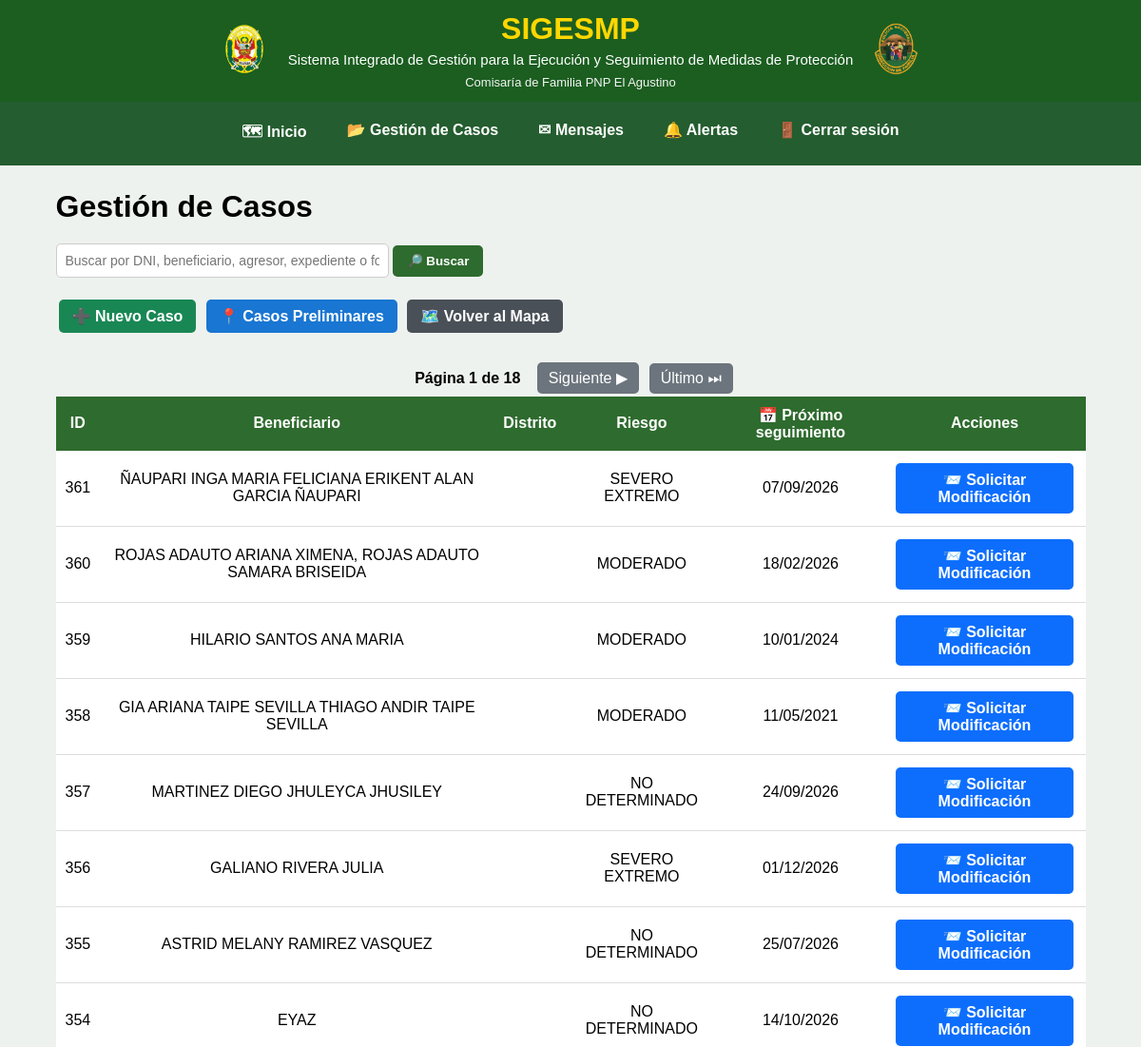
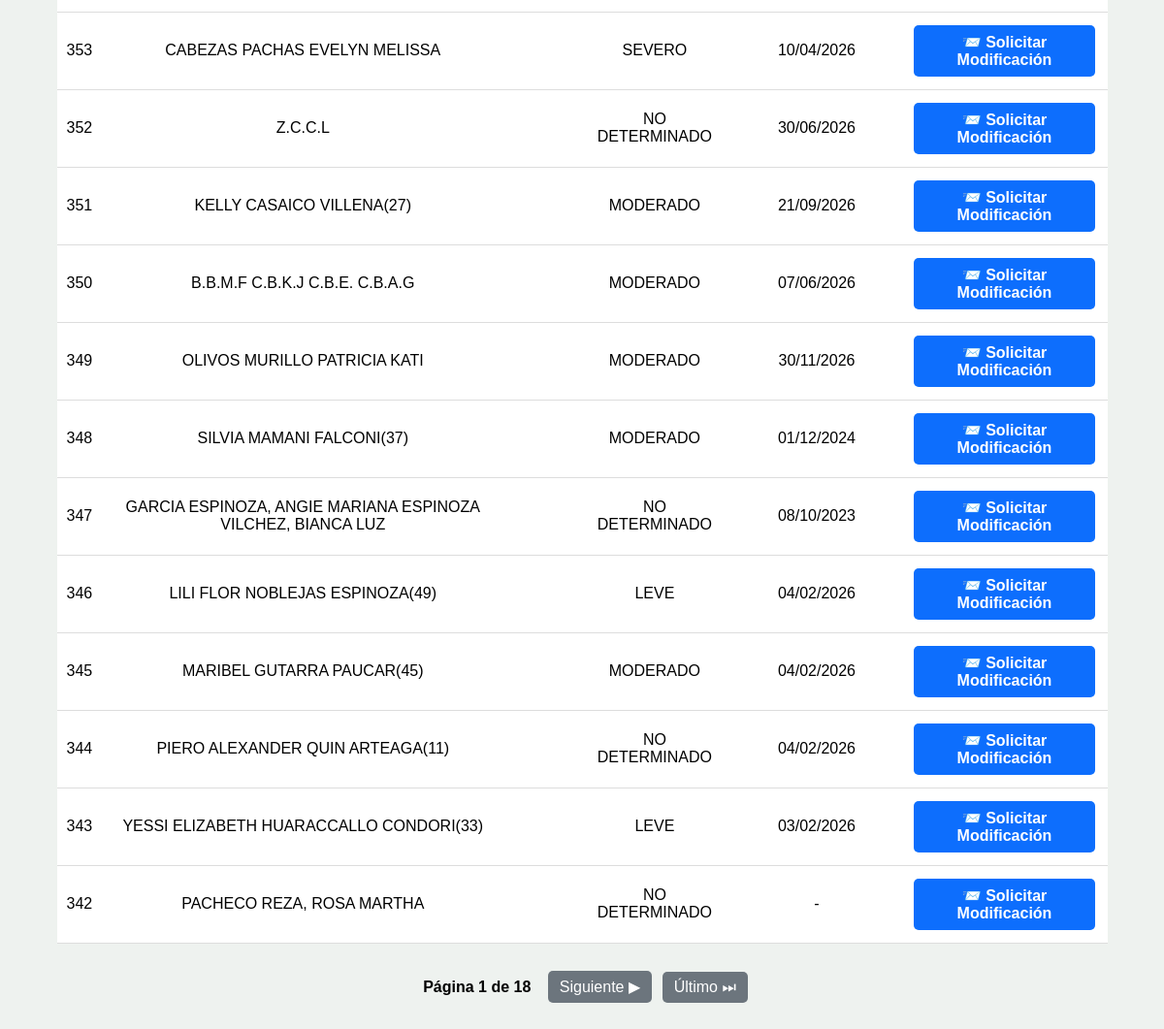
The page /gestion-casos/ (signed in) on the database its author committed (2 pictures, top to bottom).
### mapa/models.py (models this page shows, shortened)
class Caso(models.Model):
    RIESGOS = [
        ("LEVE", "Leve"),
        ("MODERADO", "Moderado"),
        ("SEVERO", "Severo"),
        ("SEVERO EXTREMO", "Severo extremo"),
        ("NO DETERMINADO", "No determinado"),
    ]
    NOTIFICACION = [
        ("PENDIENTE", "Pendiente"),
        ("NOTIFICADO", "Notificado"),
    ]
    TIPO_VIOLENCIA = [
        ("FISICA", "Física"),
        ("PSICOLOGICA", "Psicológica"),
        ("SEXUAL", "Sexual"),
        ("ECONOMICA", "Económica o Patrimonial"),
    ]
    ESTADO_UBICACION_AGRESOR = [
        ("UBICADO", "Ubicado"),
        ("NO UBICADO", "No ubicado"),
    ]
    beneficiario = models.CharField(max_length=200, blank=True)
    dni_beneficiario = models.CharField(
        max_length=8,
        blank=True
    )
    domicilio = models.CharField(max_length=300, blank=True)
    nivel_riesgo = models.CharField(
        max_length=30,
        choices=RIESGOS,
        blank=True
    )
    region_denuncia = models.ForeignKey(
        Region,
        on_delete=models.PROTECT,
        related_name="casos_denuncia_region",
        null=True,
        blank=True,
    )
    provincia_denuncia = models.ForeignKey(
        Provincia,
        on_delete=models.PROTECT,
        related_name="casos_denuncia_provincia",
        null=True,
        blank=True,
    )
    distrito_denuncia = models.ForeignKey(
        Distrito,
        on_delete=models.PROTECT,
        related_name="casos_denuncia_distrito",
        null=True,
        blank=True,
    )
    region_medida = models.ForeignKey(
        Region,
        on_delete=models.PROTECT,
        related_name="casos_medida_region",
        null=True,
        blank=True,
    )
    provincia_medida = models.ForeignKey(
        Provincia,
        on_delete=models.PROTECT,
        related_name="casos_medida_provincia",
        null=True,
        blank=True,
    )
    distrito_medida = models.ForeignKey(
        Distrito,
        on_delete=models.PROTECT,
        related_name="casos_medida_distrito",
        null=True,
        blank=True,
)
    comisaria_denuncia = models.CharField(
        max_length=150,
        verbose_name="Comisaría donde se interpuso la denuncia"
    )
    comisaria_medida = models.CharField(
        max_length=150,
        verbose_name="Comisaría de Familia responsable"
    )
    efectivo = models.CharField(max_length=100, blank=True)
    responsable = models.ForeignKey(
    User,
    null=True,
    blank=True,
    on_delete=models.SET_NULL,
    related_name="casos_asignados"
    )
    folder = models.CharField(max_length=100, blank=True)
    expediente = models.CharField(max_length=100, blank=True)
    agresor = models.CharField(
        max_length=200,
        blank=True
    )
    dni_agresor = models.CharField(
        max_length=8,
        blank=True
    )
    telefono_agresor = models.CharField(
        "Teléfono del agresor",
        max_length=50,
        blank=True
    )
    direccion_agresor = models.CharField(
        "Dirección del agresor",
        max_length=300,
        blank=True
    )
    agresor_registro = models.ForeignKey(
    "Agresor",
    on_delete=models.SET_NULL,
    null=True,
    blank=True,
    related_name="casos"
)
    estado_ubicacion_agresor = models.CharField(
        "Estado de ubicación del agresor",
        max_length=15,
        choices=ESTADO_UBICACION_AGRESOR,
        default="NO UBICADO"
    )
    latitud_agresor = models.FloatField(
        null=True,
        blank=True
    )
    longitud_agresor = models.FloatField(
        null=True,
        blank=True
    )
    telefono = models.CharField(
        "Teléfono de la beneficiaria",
        max_length=50,
        blank=True
    )
    fecha_denuncia = models.DateField(
        "Fecha de la denuncia",
        null=True,
        blank=True
    )
    violencia_fisica = models.BooleanField(
        "Violencia física",
        default=False
    )
    violencia_psicologica = models.BooleanField(
        "Violencia psicológica",
        default=False
    )
    violencia_sexual = models.BooleanField(
        "Violencia sexual",
        default=False
    )
    violencia_economica = models.BooleanField(
        "Violencia económica o patrimonial",
        default=False
    )
    fecha_registro = models.DateField(
        null=True,
        blank=True
    )
    ultima_visita = models.DateField(
        null=True,
        blank=True
    )
    fecha_limite = models.DateField(
        "Próximo seguimiento",
        null=True,
        blank=True
)
    notificacion_beneficiario = models.CharField(
        max_length=15,
        choices=NOTIFICACION,
        default="PENDIENTE"
    )
    fecha_notificacion_beneficiario = models.DateField(
        null=True,
        blank=True
    )
    motivo_notificacion_beneficiario_pendiente = models.TextField(
        "Motivo de notificación pendiente de la persona beneficiaria",
        blank=True
    )
    notificacion_agresor = models.CharField(
        max_length=15,
        choices=NOTIFICACION,
        default="PENDIENTE"
    )
    fecha_notificacion_agresor = models.DateField(
        null=True,
        blank=True
    )
    motivo_notificacion_agresor_pendiente = models.TextField(
        "Motivo de notificación pendiente de la persona agresora",
        blank=True
    )
    estado = models.CharField(
        max_length=15,
        default="ACTIVO"
    )
    fecha_eliminacion = models.DateTimeField(
        null=True,
        blank=True
    )
    eliminado_por = models.ForeignKey(
        User,
        null=True,
        blank=True,
        on_delete=models.SET_NULL,
        related_name="casos_eliminados"
    )
    latitud = models.FloatField(
        null=True,
        blank=True
    )
    longitud = models.FloatField(
        null=True,
        blank=True
    )
    edicion_autorizada = models.BooleanField(
        default=False
    )
    class Meta:
        permissions = [
            ("modificar_directo", "Puede modificar casos directamente"),
            ("aprobar_modificacion", "Puede aprobar modificaciones"),
            ("archivar_directo", "Puede archivar casos directamente"),
            ("aprobar_archivado", "Puede aprobar archivados"),
            ("eliminar_directo", "Puede eliminar casos directamente"),
            ("aprobar_eliminacion", "Puede aprobar eliminaciones"),
            ("administrar_usuarios", "Puede administrar usuarios"),
        ]

### mapa/views.py (the view, shortened to what this page needs)
@login_required
@grupo_requerido(
    "Administrador",
    "Jefe_MP",
    "Usuario_MP",
    "Usuario_Estadistica"
)
def gestion_casos(request):
    busqueda = request.GET.get("q", "").strip()
    casos = Caso.objects.all()
    casos = casos.order_by("-id")
    from django.core.paginator import Paginator
    paginator = Paginator(casos, 20)
    pagina = request.GET.get("page")
    casos = paginator.get_page(pagina)
    return render(
        request,
        "mapa/gestion_casos.html",
        {
            "casos": casos,
            "busqueda": busqueda,
        }
    )

### mapa/templates/mapa/gestion_casos.html (shortened to what this page needs)
{% extends "mapa/base.html" %}
{% block content %}
<div class="contenedor">
    <h1>Gestión de Casos</h1>
    <div class="busqueda" style="position: relative;">
    <input
        type="text"
        id="buscadorCasos"
        name="q"
        value="{{ busqueda }}"
        placeholder="Buscar por DNI, beneficiario, agresor, expediente o folder"
        autocomplete="off"
    >
    <button type="button" onclick="buscarCasos()">
        🔎 Buscar
    </button>
</div>
    <div class="acciones">
        <a href="{% url 'nuevo_caso' %}"
           class="btn nuevo">
            ➕ Nuevo Caso
        </a>
        <a href="{% url 'casos_preliminares' %}"
            class="btn"
            style="background:#1976d2;">
            📍 Casos Preliminares
        </a>
        <a href="{% url 'inicio' %}"
           class="btn volver">
            🗺️ Volver al Mapa
        </a>
    </div>
{% if casos.has_other_pages %}
<div class="paginacion">
    <strong>
        Página {{ casos.number }} de {{ casos.paginator.num_pages }}
    </strong>
    {% if casos.has_next %}
        <a href="?page={{ casos.next_page_number }}{% if busqueda %}&q={{ busqueda|urlencode }}{% endif %}">
            Siguiente ▶
        </a>
        <a href="?page={{ casos.paginator.num_pages }}{% if busqueda %}&q={{ busqueda|urlencode }}{% endif %}">
            Último ⏭
        </a>
    {% endif %}
</div>
{% endif %}
    <div class="tabla-contenedor">
        <table>
            <thead>
                <tr>
                    <th>ID</th>
                    <th>Beneficiario</th>
                    <th>Distrito</th>
                    <th>Riesgo</th>
                    <th>📅 Próximo seguimiento</th>
                    <th>Acciones</th>
                </tr>
            </thead>
            <tbody>
                {% for caso in casos %}
                <tr>
                    <td>
                        {{ caso.id }}
                    </td>
                    <td>
                        {{ caso.beneficiario }}
                    </td>
                    <td>
                    </td>
                    <td>
                        {{ caso.nivel_riesgo }}
                    </td>
                    <td>
                        {% if caso.fecha_limite %}
                            {{ caso.fecha_limite|date:"d/m/Y" }}
                        {% else %}
                            -
                        {% endif %}
                    </td>
                    <td>
                        {% if request.user.is_superuser or request.user.groups.all.0.name == "Administrador" %}
                            <a href="{% url 'editar_caso' caso.id %}"
                               class="btn editar">
                                ✏️ Editar
                            </a>
                            <a href="{% url 'archivar_caso' caso.id %}"
                               class="btn archivar"
                               onclick="return confirm('¿Desea archivar este caso?');">
                                📁 Archivar
                            </a>
                            <a href="{% url 'eliminar_caso' caso.id %}"
                               class="btn eliminar"
                               onclick="return confirm('⚠️ ATENCIÓN: este caso será enviado a Casos Eliminados. ¿Desea continuar?');">
                                🗑️ Eliminar definitivamente
                            </a>
                        {% elif request.user.groups.all.0.name == "Usuario_MP" %}
                            {% if caso.edicion_autorizada %}
                                <a href="{% url 'editar_caso' caso.id %}"
                                   class="btn editar">
                                    ✏️ Modificar Caso
                                </a>
                                <span style="
                                    color:green;
                                    font-weight:bold;
                                    display:inline-block;
                                    margin:5px;
                                ">
                                    ✅ Autorizado
                                </span>
                            {% else %}
                                <a href="{% url 'solicitar_modificacion' caso.id %}"
                                   class="btn editar">
                                    📨 Solicitar Modificación
                                </a>
                            {% endif %}
                        {% endif %}
                    </td>
                </tr>
                {% empty %}
                <tr>
                    <td colspan="6">
                        No hay casos registrados.
                    </td>
                </tr>
                {% endfor %}
            </tbody>
        </table>
    </div>
    {% if casos.has_other_pages %}
    <div class="paginacion">
        <strong>
            Página {{ casos.number }}
            de {{ casos.paginator.num_pages }}
        </strong>
        {% if casos.has_next %}
            <a href="?page={{ casos.next_page_number }}">
                Siguiente ▶
            </a>
            <a href="?page={{ casos.paginator.num_pages }}">
                Último ⏭
            </a>
        {% endif %}
    </div>
    {% endif %}
</div>
{% endblock %}

### mapa/static/mapa/style.css (style rules this page uses)
body { margin:0; background:#eef2ef; font-family:Arial, Helvetica, sans-serif; }
input, select, textarea { width:100%; padding:10px; border:1px solid #cfcfcf; border-radius:6px; font-size:14px; box-sizing:border-box; }
.btn, button { background:#198754; color:white; border:none; padding:10px 18px; border-radius:6px; cursor:pointer; font-weight:bold; transition:.25s; }

### mapa/templates/mapa/gestion_casos.html (style rules this page uses)
.contenedor { width: 95%; margin: 25px auto; }
.contenedor h1 { margin-bottom: 20px; }
.busqueda { margin-bottom: 20px; }
.busqueda input { padding: 9px; width: 350px; border: 1px solid #ccc; border-radius: 5px; }
.busqueda button { padding: 9px 15px; border: none; border-radius: 5px; cursor: pointer; background: #2E6B2E; color: white; }
.acciones { margin-bottom: 20px; }
.btn { padding: 8px 14px; border: none; border-radius: 5px; cursor: pointer; color: white; text-decoration: none; display: inline-block; margin: 3px; }
.nuevo { background: #198754; }
.editar { background: #0d6efd; }
.volver { background: #495057; }
.tabla-contenedor { overflow-x: auto; }
table { width: 100%; border-collapse: collapse; background: white; }
th { background: #2E6B2E; color: white; padding: 10px; text-align: center; }
td { padding: 10px; border-bottom: 1px solid #ddd; text-align: center; }
.paginacion { text-align: center; margin-top: 25px; }
.paginacion a { display: inline-block; margin: 3px; padding: 7px 12px; text-decoration: none; border-radius: 5px; background: #6c757d; color: white; }
.paginacion strong { margin: 0 10px; }

### rows shown on the page
Caso: id "361", beneficiario "ÑAUPARI INGA MARIA FELICIANA ERIKENT ALAN GARCIA ÑAUPARI", nivel_riesgo "SEVERO EXTREMO", fecha_limite "07/09/2026", edicion_autorizada "📨 Solicitar Modificación"
Caso: id "360", beneficiario "ROJAS ADAUTO ARIANA XIMENA, ROJAS ADAUTO SAMARA BRISEIDA", nivel_riesgo "MODERADO", fecha_limite "18/02/2026", edicion_autorizada "📨 Solicitar Modificación"
Caso: id "359", beneficiario "HILARIO SANTOS ANA MARIA", nivel_riesgo "MODERADO", fecha_limite "10/01/2024", edicion_autorizada "📨 Solicitar Modificación"
Caso: id "358", beneficiario "GIA ARIANA TAIPE SEVILLA THIAGO ANDIR TAIPE SEVILLA", nivel_riesgo "MODERADO", fecha_limite "11/05/2021", edicion_autorizada "📨 Solicitar Modificación"
Caso: id "357", beneficiario "MARTINEZ DIEGO JHULEYCA JHUSILEY", nivel_riesgo "NO DETERMINADO", fecha_limite "24/09/2026", edicion_autorizada "📨 Solicitar Modificación"
Caso: id "356", beneficiario "GALIANO RIVERA JULIA", nivel_riesgo "SEVERO EXTREMO", fecha_limite "01/12/2026", edicion_autorizada "📨 Solicitar Modificación"
Caso: id "355", beneficiario "ASTRID MELANY RAMIREZ VASQUEZ", nivel_riesgo "NO DETERMINADO", fecha_limite "25/07/2026", edicion_autorizada "📨 Solicitar Modificación"
Caso: id "354", beneficiario "EYAZ", nivel_riesgo "NO DETERMINADO", fecha_limite "14/10/2026", edicion_autorizada "📨 Solicitar Modificación"
Caso: id "353", beneficiario "CABEZAS PACHAS EVELYN MELISSA", nivel_riesgo "SEVERO", fecha_limite "10/04/2026", edicion_autorizada "📨 Solicitar Modificación"
Caso: id "352", beneficiario "Z.C.C.L", nivel_riesgo "NO DETERMINADO", fecha_limite "30/06/2026", edicion_autorizada "📨 Solicitar Modificación"
Caso: id "351", beneficiario "KELLY CASAICO VILLENA(27)", nivel_riesgo "MODERADO", fecha_limite "21/09/2026", edicion_autorizada "📨 Solicitar Modificación"
Caso: id "350", beneficiario "B.B.M.F C.B.K.J C.B.E. C.B.A.G", nivel_riesgo "MODERADO", fecha_limite "07/06/2026", edicion_autorizada "📨 Solicitar Modificación"
Caso: id "349", beneficiario "OLIVOS MURILLO PATRICIA KATI", nivel_riesgo "MODERADO", fecha_limite "30/11/2026", edicion_autorizada "📨 Solicitar Modificación"
Caso: id "348", beneficiario "SILVIA MAMANI FALCONI(37)", nivel_riesgo "MODERADO", fecha_limite "01/12/2024", edicion_autorizada "📨 Solicitar Modificación"
Caso: id "347", beneficiario "GARCIA ESPINOZA, ANGIE MARIANA ESPINOZA VILCHEZ, BIANCA LUZ", nivel_riesgo "NO DETERMINADO", fecha_limite "08/10/2023", edicion_autorizada "📨 Solicitar Modificación"
Caso: id "346", beneficiario "LILI FLOR NOBLEJAS ESPINOZA(49)", nivel_riesgo "LEVE", fecha_limite "04/02/2026", edicion_autorizada "📨 Solicitar Modificación"
Caso: id "345", beneficiario "MARIBEL GUTARRA PAUCAR(45)", nivel_riesgo "MODERADO", fecha_limite "04/02/2026", edicion_autorizada "📨 Solicitar Modificación"
Caso: id "344", beneficiario "PIERO ALEXANDER QUIN ARTEAGA(11)", nivel_riesgo "NO DETERMINADO", fecha_limite "04/02/2026", edicion_autorizada "📨 Solicitar Modificación"
Caso: id "343", beneficiario "YESSI ELIZABETH HUARACCALLO CONDORI(33)", nivel_riesgo "LEVE", fecha_limite "03/02/2026", edicion_autorizada "📨 Solicitar Modificación"
Caso: id "342", beneficiario "PACHECO REZA, ROSA MARTHA", nivel_riesgo "NO DETERMINADO", edicion_autorizada "📨 Solicitar Modificación"

### other values the page prints
{{ casos.number }} "1"
{{ casos.paginator.num_pages }} "18"
